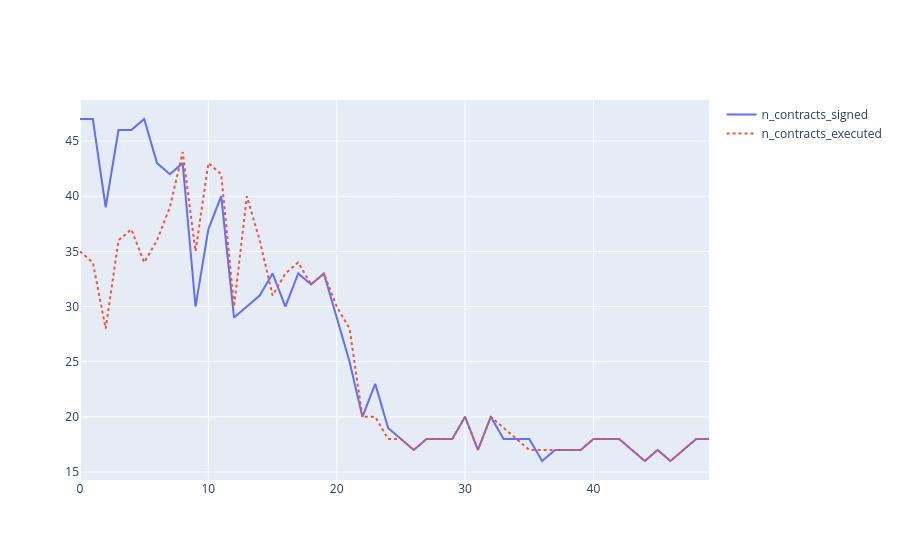

The cell this chart's notebook holds for it:
### Markdown cell above
It is clear that activity goes down over time. This may just be due to the smaller number of negotiations resulting from having bankrupt agents but it can also be due to some end-game effect because agents know the number of simulated days and can change their behavior near the end (e.g. accomulating inventory in the beginning and getting rid of it near the end).

We can see a picture of contracting activity in this world as follows:

### Code cell
plot_world_stats(world, ("n_contracts_signed", "n_contracts_executed"))
plt.show()

### Figure 1 — Plotly figure (JSON) as saved in the notebook; plotly's stock layout.template omitted (floating-point values rounded to 4 significant figures)
{"data": [{"line": {"dash": "solid"}, "mode": "lines", "name": "n_contracts_signed", "type": "scatter", "x": [0, 1, 2, 3, 4, 5, 6, 7, 8, 9, 10, 11, 12, 13, 14, 15, 16, 17, 18, 19, 20, 21, 22, 23, 24, 25, 26, 27, 28, 29, 30, 31, 32, 33, 34, 35, 36, 37, 38, 39, 40, 41, 42, 43, 44, 45, 46, 47, 48, 49], "y": [47, 47, 39, 46, 46, 47, 43, 42, 43, 30, 37, 40, 29, 30, 31, 33, 30, 33, 32, 33, 29, 25, 20, 23, 19, 18, 17, 18, 18, 18, 20, 17, 20, 18, 18, 18, 16, 17, 17, 17, 18, 18, 18, 17, 16, 17, 16, 17, 18, 18]}, {"line": {"dash": "dot"}, "mode": "lines", "name": "n_contracts_executed", "type": "scatter", "x": [0, 1, 2, 3, 4, 5, 6, 7, 8, 9, 10, 11, 12, 13, 14, 15, 16, 17, 18, 19, 20, 21, 22, 23, 24, 25, 26, 27, 28, 29, 30, 31, 32, 33, 34, 35, 36, 37, 38, 39, 40, 41, 42, 43, 44, 45, 46, 47, 48, 49], "y": [35, 34, 28, 36, 37, 34, 36, 39, 44, 35, 43, 42, 30, 40, 36, 31, 33, 34, 32, 33, 30, 28, 20, 20, 18, 18, 17, 18, 18, 18, 20, 17, 20, 19, 18, 17, 17, 17, 17, 17, 18, 18, 18, 17, 16, 17, 16, 17, 18, 18]}], "layout": {"showlegend": true}}
